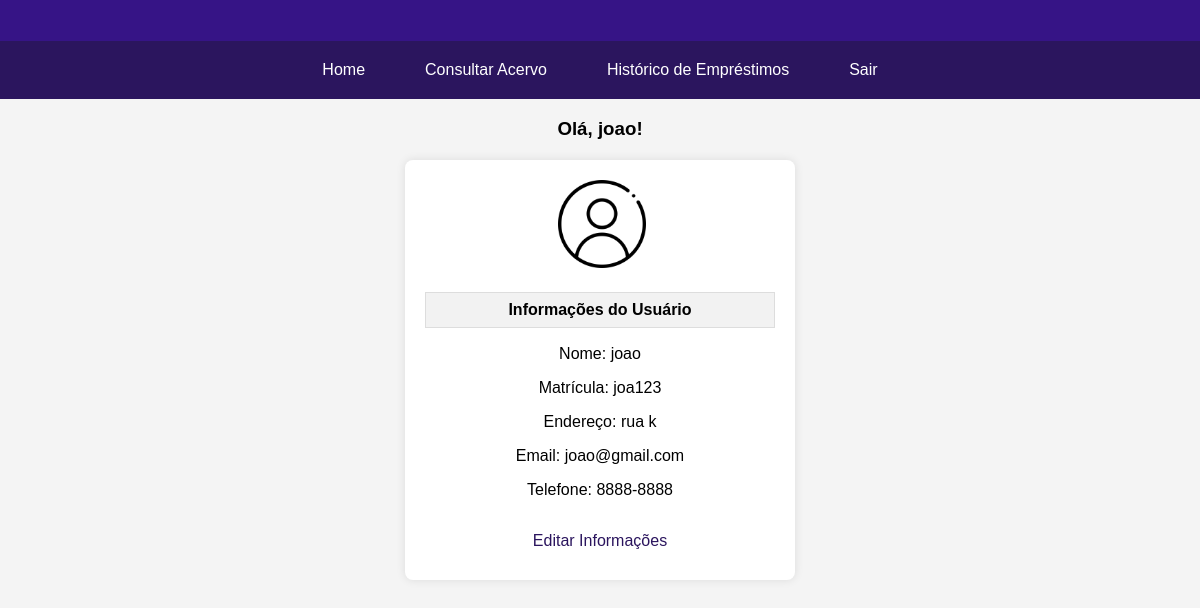
Screenshot of /usuario (signed in) with the database file from the repository.
### app.py (models this page shows)
class Usuario(db.Model):
    id = db.Column(db.Integer, primary_key=True)
    nome = db.Column(db.String(100), nullable=False)
    endereco = db.Column(db.String(200), nullable = False)
    email = db.Column(db.String(100), nullable=False)
    telefone = db.Column(db.String(20), nullable=False)
    matricula = db.Column(db.String(20), unique = True, nullable = False)
    senha = db.Column(db.String(20), nullable = False)

### app.py (the view)
@app.route('/usuario')
def pagina_usuario():
    if 'usuario_id' in session:
        usuario_id = session['usuario_id'] #se o usuário estiver autenticado, salva o ID do usuário.
        usuario = Usuario.query.get(usuario_id) #realiza a consulta no banco
        return render_template('usuario.html', usuario=usuario)
    else:
        flash('Você precisa fazer login primeiro.')
        return redirect('/')

### templates/usuario.html (shortened to what this page needs)
<!DOCTYPE html>
<html lang="pt-br">
<head>
    <link rel="stylesheet" href="/static/usuario.css">
</head>
<body>
    <header>
    </header>
    <nav>
        <a href="/usuario">Home</a>
        <a href="/usuario/acervo">Consultar Acervo</a>
        <a href="/usuario/historico">Histórico de Empréstimos</a>
        <a href="/">Sair</a>
    </nav>
    <h3>Olá, {{ usuario.nome}}!</h3>
    <div>
        <img src="/static/usuario.png" alt="usuario">
        <table>
            <thead>
                <tr>
                    <th>Informações do Usuário</th>
                </tr>
            </thead>
            <tbody>
                <tr>
                    <td>
                        <p>Nome: {{ usuario.nome }}</p>
                        <p>Matrícula: {{ usuario.matricula }}</p>
                        <p>Endereço: {{ usuario.endereco }}</p>
                        <p>Email: {{ usuario.email }}</p>
                        <p>Telefone: {{ usuario.telefone }}</p>
                    </td>
                </tr>
            </tbody>
        </table>
        <p class="editar"><a href="/usuario/editar">Editar Informações</a></p>
    </div>
</body>
</html>

### static/usuario.css (style rules this page uses)
body { font-family: 'Arial', sans-serif; background-color: #f4f4f4; margin: 0; padding: 0; }
header { background-color: #361486; color: #fff; padding: 10px 0; text-align: center; }
nav { display: flex; justify-content: center; background-color: #2b155e; padding: 10px 0; }
nav a { color: #fff; text-decoration: none; padding: 10px 20px; margin: 0 10px; border-radius: 4px; }
div { max-width: 800px; margin: 20px auto; background-color: #fff; padding: 20px; box-shadow: 0 0 10px rgba(0, 0, 0, 0.1); border-radius: 8px; }
h3, form { text-align: center; }
div { max-width: 350px; height: 380px; margin: 20px auto; background-color: #fff; padding: 20px; box-shadow: 0 0 10px rgba(0, 0, 0, 0.1); border-radius: 8px; }
h3 { text-align: center; }
a { text-decoration: none; color: #2b155e; }
img { margin-left: 38%; width: 25%; }
table { width: 100%; border-collapse: collapse; margin-top: 20px; }
th { background-color: #f2f2f2; border: 1px solid #dddddd; text-align: center; padding: 8px; }
td { text-align: center; }
.editar { text-align: center; color: #2b155e; }

### rows the page displays
Usuario: nome "joao", matricula "joa123", endereco "rua k", email "joao@gmail.com", telefone "8888-8888"
